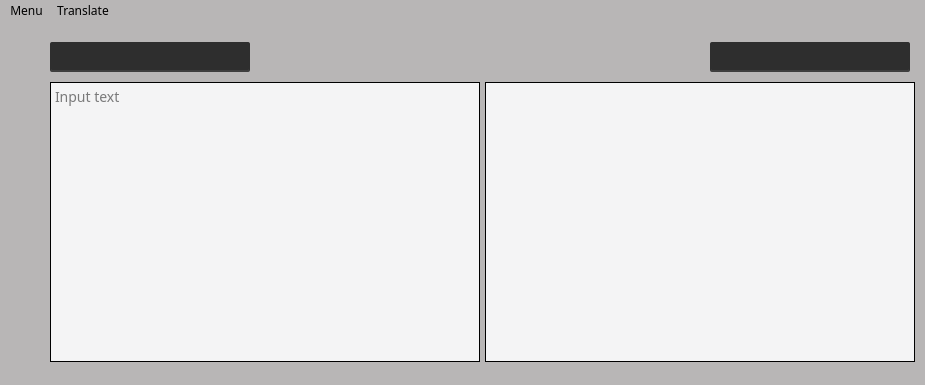
<?xml version="1.0" encoding="UTF-8"?>
<ui version="4.0">
 <class>MainWindow</class>
 <widget class="QMainWindow" name="MainWindow">
  <property name="enabled">
   <bool>true</bool>
  </property>
  <property name="geometry">
   <rect>
    <x>0</x>
    <y>0</y>
    <width>925</width>
    <height>385</height>
   </rect>
  </property>
  <property name="sizePolicy">
   <sizepolicy hsizetype="Preferred" vsizetype="Preferred">
    <horstretch>0</horstretch>
    <verstretch>0</verstretch>
   </sizepolicy>
  </property>
  <property name="minimumSize">
   <size>
    <width>925</width>
    <height>385</height>
   </size>
  </property>
  <property name="maximumSize">
   <size>
    <width>925</width>
    <height>385</height>
   </size>
  </property>
  <property name="mouseTracking">
   <bool>false</bool>
  </property>
  <property name="windowTitle">
   <string>Translated mate</string>
  </property>
  <property name="autoFillBackground">
   <bool>false</bool>
  </property>
  <property name="styleSheet">
   <string notr="true">* {
   background-color: #b8b6b6;
   font: Fira Sans Condensed;     
}</string>
  </property>
  <widget class="QWidget" name="centralwidget">
   <widget class="QTextEdit" name="inputBox">
    <property name="geometry">
     <rect>
      <x>50</x>
      <y>60</y>
      <width>430</width>
      <height>280</height>
     </rect>
    </property>
    <property name="styleSheet">
     <string notr="true">border: 1px solid black;
border-radius: 1% 20% / 10% 40%;
background: #f4f4f5;
font-size: 14px;</string>
    </property>
    <property name="placeholderText">
     <string>Input text</string>
    </property>
   </widget>
   <widget class="QTextEdit" name="translateBox">
    <property name="enabled">
     <bool>true</bool>
    </property>
    <property name="geometry">
     <rect>
      <x>485</x>
      <y>60</y>
      <width>430</width>
      <height>280</height>
     </rect>
    </property>
    <property name="styleSheet">
     <string notr="true">border: 1px solid black;
border-radius: 1% 20% / 10% 40%;
background: #f4f4f5;
font-size: 14px;</string>
    </property>
    <property name="readOnly">
     <bool>true</bool>
    </property>
   </widget>
   <widget class="QComboBox" name="fromLang">
    <property name="geometry">
     <rect>
      <x>50</x>
      <y>20</y>
      <width>200</width>
      <height>30</height>
     </rect>
    </property>
    <property name="styleSheet">
     <string notr="true">#fromLang {
    font: 11pt Fira Sans Condensed;     
    background-color: #2e2e2e;
    border-top: 0px solid #3e3e3e;
    border-left: 0px solid #3e3e3e;
    border-right: 0px solid #3e3e3e;
    border-bottom: 2px solid #3e3e3e;
    padding: 5%;
    max-height: 30px;
    min-width: 140px;
    color: white;
    selection-background-color: #5e5e5e;
	border-radius: 2px;
}
#fromLang:drop-down {
    border: none;
}
#fromLang:down-arrow {
    image: url(img/downButton.png);
    width: 25px;
    height: 25px;
    border-width: 0px;
    padding-right: 10px;
}

#fromLang:pressed {
    position: relative;
    top: 1px; left: 1px;
}</string>
    </property>
    <property name="editable">
     <bool>true</bool>
    </property>
   </widget>
   <widget class="QComboBox" name="toLang">
    <property name="geometry">
     <rect>
      <x>710</x>
      <y>20</y>
      <width>200</width>
      <height>30</height>
     </rect>
    </property>
    <property name="styleSheet">
     <string notr="true">#toLang {
    font: 11pt Fira Sans Condensed;     
    background-color: #2e2e2e;
    border-top: 0px solid #3e3e3e;
    border-left: 0px solid #3e3e3e;
    border-right: 0px solid #3e3e3e;
    border-bottom: 2px solid #3e3e3e;
    padding: 5%;
    max-height: 30px;
    min-width: 140px;
    color: white;
    selection-background-color: #5e5e5e;
	border-radius: 2px;
}
#toLang:drop-down {
    border: none;
}
#toLang:down-arrow {
    image: url(img/downButton.png);
    width: 25px;
    height: 25px;
    border-width: 0px;
    padding-right: 10px;
}

#toLang:pressed {
    position: relative;
    top: 1px; left: 1px;
}</string>
    </property>
    <property name="editable">
     <bool>true</bool>
    </property>
   </widget>
   <widget class="QLabel" name="translateLabel">
    <property name="geometry">
     <rect>
      <x>5</x>
      <y>60</y>
      <width>40</width>
      <height>40</height>
     </rect>
    </property>
    <property name="cursor">
     <cursorShape>PointingHandCursor</cursorShape>
    </property>
    <property name="focusPolicy">
     <enum>Qt::NoFocus</enum>
    </property>
    <property name="toolTip">
     <string>Translate text</string>
    </property>
    <property name="autoFillBackground">
     <bool>false</bool>
    </property>
    <property name="styleSheet">
     <string notr="true">#translateLabel {
	background-repeat: no-repeat;
 	border-radius:  5px;
}
#translateLabel:hover  {
	background:  #fff6f7;
}</string>
    </property>
    <property name="text">
     <string/>
    </property>
    <property name="pixmap">
     <pixmap>img/translation.png</pixmap>
    </property>
    <property name="scaledContents">
     <bool>true</bool>
    </property>
   </widget>
   <widget class="QLabel" name="reverseTranslate">
    <property name="geometry">
     <rect>
      <x>470</x>
      <y>25</y>
      <width>25</width>
      <height>25</height>
     </rect>
    </property>
    <property name="cursor">
     <cursorShape>PointingHandCursor</cursorShape>
    </property>
    <property name="focusPolicy">
     <enum>Qt::NoFocus</enum>
    </property>
    <property name="toolTip">
     <string>Reverse translate</string>
    </property>
    <property name="autoFillBackground">
     <bool>false</bool>
    </property>
    <property name="styleSheet">
     <string notr="true">#reverseTranslate {
	background-repeat: no-repeat;
 	border-radius:  5px;
}
#reverseTranslate:hover  {
	background:  #fff6f7;
}</string>
    </property>
    <property name="text">
     <string/>
    </property>
    <property name="pixmap">
     <pixmap>img/reverseTranslate.png</pixmap>
    </property>
    <property name="scaledContents">
     <bool>true</bool>
    </property>
   </widget>
   <widget class="QLabel" name="clearInput">
    <property name="geometry">
     <rect>
      <x>450</x>
      <y>70</y>
      <width>15</width>
      <height>15</height>
     </rect>
    </property>
    <property name="cursor">
     <cursorShape>PointingHandCursor</cursorShape>
    </property>
    <property name="focusPolicy">
     <enum>Qt::NoFocus</enum>
    </property>
    <property name="toolTip">
     <string>Clear input and translated text</string>
    </property>
    <property name="autoFillBackground">
     <bool>false</bool>
    </property>
    <property name="styleSheet">
     <string notr="true">#clearInput {
	background-repeat: no-repeat;
 	border-radius:  5px;
	background: #f4f4f5;
	opacity: 0.5;
}
#clearInput:hover  {
	opacity: 1;
}</string>
    </property>
    <property name="text">
     <string/>
    </property>
    <property name="pixmap">
     <pixmap>img/close.png</pixmap>
    </property>
    <property name="scaledContents">
     <bool>true</bool>
    </property>
   </widget>
   <widget class="QLabel" name="copyTranslate">
    <property name="geometry">
     <rect>
      <x>885</x>
      <y>310</y>
      <width>15</width>
      <height>15</height>
     </rect>
    </property>
    <property name="cursor">
     <cursorShape>PointingHandCursor</cursorShape>
    </property>
    <property name="focusPolicy">
     <enum>Qt::NoFocus</enum>
    </property>
    <property name="toolTip">
     <string>Copy translate to clipboard</string>
    </property>
    <property name="autoFillBackground">
     <bool>false</bool>
    </property>
    <property name="styleSheet">
     <string notr="true">#copyTranslate {
	background-repeat: no-repeat;
 	border-radius:  5px;
	opacity: 0.5;
	background: #f4f4f5;
}
#copyTranslate:hover  {
	opacity: 1;
}</string>
    </property>
    <property name="frameShape">
     <enum>QFrame::NoFrame</enum>
    </property>
    <property name="text">
     <string/>
    </property>
    <property name="pixmap">
     <pixmap>img/copy.png</pixmap>
    </property>
    <property name="scaledContents">
     <bool>true</bool>
    </property>
   </widget>
  </widget>
  <widget class="QMenuBar" name="menubar">
   <property name="geometry">
    <rect>
     <x>0</x>
     <y>0</y>
     <width>925</width>
     <height>22</height>
    </rect>
   </property>
   <widget class="QMenu" name="menuMenu">
    <property name="title">
     <string>Menu</string>
    </property>
    <addaction name="actionExit"/>
   </widget>
   <widget class="QMenu" name="menuTranslate">
    <property name="title">
     <string>Translate</string>
    </property>
    <widget class="QMenu" name="menuTranslator_2">
     <property name="title">
      <string>Translator</string>
     </property>
     <addaction name="googleTranslator"/>
    </widget>
    <addaction name="menuTranslator_2"/>
    <addaction name="actionLeaveTheFormatting"/>
   </widget>
   <addaction name="menuMenu"/>
   <addaction name="menuTranslate"/>
  </widget>
  <widget class="QStatusBar" name="statusbar"/>
  <action name="actionExit">
   <property name="text">
    <string>Exit</string>
   </property>
  </action>
  <action name="googleTranslator">
   <property name="text">
    <string>Google</string>
   </property>
  </action>
  <action name="actionLeaveTheFormatting">
   <property name="checkable">
    <bool>true</bool>
   </property>
   <property name="text">
    <string>Leave the formatting</string>
   </property>
  </action>
 </widget>
 <resources/>
 <connections/>
</ui>
